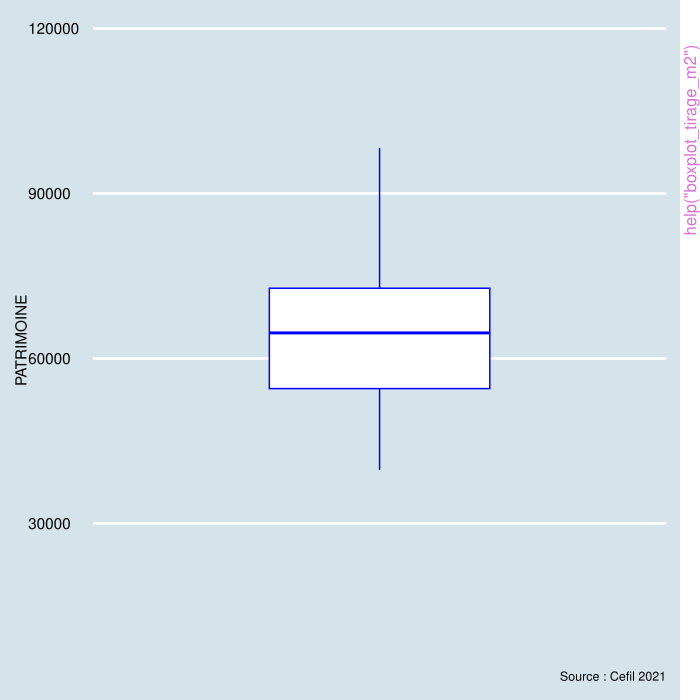

Here is the R script that generated this plot:
pkgname <- "asta"
source(file.path(R.home("share"), "R", "examples-header.R"))
options(warn = 1)
base::assign(".ExTimings", "asta-Ex.timings", pos = 'CheckExEnv')
base::cat("name\tuser\tsystem\telapsed\n", file=base::get(".ExTimings", pos = 'CheckExEnv'))
base::assign(".format_ptime",
function(x) {
  if(!is.na(x[4L])) x[1L] <- x[1L] + x[4L]
  if(!is.na(x[5L])) x[2L] <- x[2L] + x[5L]
  options(OutDec = '.')
  format(x[1L:3L], digits = 7L)
},
pos = 'CheckExEnv')

### * </HEADER>
library('asta')

base::assign(".oldSearch", base::search(), pos = 'CheckExEnv')
base::assign(".old_wd", base::getwd(), pos = 'CheckExEnv')
cleanEx()
nameEx("boxplot_tirage_m2")
### * boxplot_tirage_m2

flush(stderr()); flush(stdout())

base::assign(".ptime", proc.time(), pos = "CheckExEnv")
### Name: boxplot_tirage_m2
### Title: boxplot_tirage_m2
### Aliases: boxplot_tirage_m2

### ** Examples

boxplot_tirage_m2(grandile, "PATRIMOINE")



base::assign(".dptime", (proc.time() - get(".ptime", pos = "CheckExEnv")), pos = "CheckExEnv")
base::cat("boxplot_tirage_m2", base::get(".format_ptime", pos = 'CheckExEnv')(get(".dptime", pos = "CheckExEnv")), "\n", file=base::get(".ExTimings", pos = 'CheckExEnv'), append=TRUE, sep="\t")
cleanEx()
nameEx("cvs_decompo_graph")
### * cvs_decompo_graph

flush(stderr()); flush(stdout())

base::assign(".ptime", proc.time(), pos = "CheckExEnv")
### Name: cvs_decompo_graph
### Title: cvs_decompo_graph
### Aliases: cvs_decompo_graph

### ** Examples

cvs_decompo_graph(airpass,type="multiplicative")



base::assign(".dptime", (proc.time() - get(".ptime", pos = "CheckExEnv")), pos = "CheckExEnv")
base::cat("cvs_decompo_graph", base::get(".format_ptime", pos = 'CheckExEnv')(get(".dptime", pos = "CheckExEnv")), "\n", file=base::get(".ExTimings", pos = 'CheckExEnv'), append=TRUE, sep="\t")
cleanEx()
nameEx("cvs_mm_desais")
### * cvs_mm_desais

flush(stderr()); flush(stdout())

base::assign(".ptime", proc.time(), pos = "CheckExEnv")
### Name: cvs_mm_desais
### Title: cvs_mm_desais
### Aliases: cvs_mm_desais

### ** Examples

cvs_mm_desais(hotel)



base::assign(".dptime", (proc.time() - get(".ptime", pos = "CheckExEnv")), pos = "CheckExEnv")
base::cat("cvs_mm_desais", base::get(".format_ptime", pos = 'CheckExEnv')(get(".dptime", pos = "CheckExEnv")), "\n", file=base::get(".ExTimings", pos = 'CheckExEnv'), append=TRUE, sep="\t")
cleanEx()
nameEx("cvs_reg_desais")
### * cvs_reg_desais

flush(stderr()); flush(stdout())

base::assign(".ptime", proc.time(), pos = "CheckExEnv")
### Name: cvs_reg_desais
### Title: cvs_reg_desais
### Aliases: cvs_reg_desais

### ** Examples

x <- airpass
y <- log(airpass)  
ycvs <- cvs_reg_desais(y)
exp(ycvs)



base::assign(".dptime", (proc.time() - get(".ptime", pos = "CheckExEnv")), pos = "CheckExEnv")
base::cat("cvs_reg_desais", base::get(".format_ptime", pos = 'CheckExEnv')(get(".dptime", pos = "CheckExEnv")), "\n", file=base::get(".ExTimings", pos = 'CheckExEnv'), append=TRUE, sep="\t")
cleanEx()
nameEx("cvs_reg_model")
### * cvs_reg_model

flush(stderr()); flush(stdout())

base::assign(".ptime", proc.time(), pos = "CheckExEnv")
### Name: cvs_reg_model
### Title: cvs_reg_model
### Aliases: cvs_reg_model

### ** Examples

reg_airpass <- cvs_reg_model(log(airpass))
summary(reg_airpass)



base::assign(".dptime", (proc.time() - get(".ptime", pos = "CheckExEnv")), pos = "CheckExEnv")
base::cat("cvs_reg_model", base::get(".format_ptime", pos = 'CheckExEnv')(get(".dptime", pos = "CheckExEnv")), "\n", file=base::get(".ExTimings", pos = 'CheckExEnv'), append=TRUE, sep="\t")
cleanEx()
nameEx("data_apur_m2")
### * data_apur_m2

flush(stderr()); flush(stdout())

base::assign(".ptime", proc.time(), pos = "CheckExEnv")
### Name: data_apur_m2
### Title: data_apur_m2
### Aliases: data_apur_m2

### ** Examples

data_apur_m2(grandile_apur, var_apur = "SUPERF_LOG")



base::assign(".dptime", (proc.time() - get(".ptime", pos = "CheckExEnv")), pos = "CheckExEnv")
base::cat("data_apur_m2", base::get(".format_ptime", pos = 'CheckExEnv')(get(".dptime", pos = "CheckExEnv")), "\n", file=base::get(".ExTimings", pos = 'CheckExEnv'), append=TRUE, sep="\t")
cleanEx()
nameEx("dygraph_reg_cvs")
### * dygraph_reg_cvs

flush(stderr()); flush(stdout())

base::assign(".ptime", proc.time(), pos = "CheckExEnv")
### Name: dygraph_reg_cvs
### Title: dygraph_reg_cvs
### Aliases: dygraph_reg_cvs

### ** Examples

x <- airpass
y <- log(airpass)  
ycvs <- cvs_reg_desais(y)
xcvs <- exp(ycvs)
dygraph_reg_cvs(x,xcvs)



base::assign(".dptime", (proc.time() - get(".ptime", pos = "CheckExEnv")), pos = "CheckExEnv")
base::cat("dygraph_reg_cvs", base::get(".format_ptime", pos = 'CheckExEnv')(get(".dptime", pos = "CheckExEnv")), "\n", file=base::get(".ExTimings", pos = 'CheckExEnv'), append=TRUE, sep="\t")
cleanEx()
nameEx("dygraph_ts")
### * dygraph_ts

flush(stderr()); flush(stdout())

base::assign(".ptime", proc.time(), pos = "CheckExEnv")
### Name: dygraph_ts
### Title: dygraph_ts
### Aliases: dygraph_ts

### ** Examples

dygraph_ts(airpass)



base::assign(".dptime", (proc.time() - get(".ptime", pos = "CheckExEnv")), pos = "CheckExEnv")
base::cat("dygraph_ts", base::get(".format_ptime", pos = 'CheckExEnv')(get(".dptime", pos = "CheckExEnv")), "\n", file=base::get(".ExTimings", pos = 'CheckExEnv'), append=TRUE, sep="\t")
cleanEx()
nameEx("format_box")
### * format_box

flush(stderr()); flush(stdout())

base::assign(".ptime", proc.time(), pos = "CheckExEnv")
### Name: format_box
### Title: format_box
### Aliases: format_box

### ** Examples

moy <- mean(grandile$AGE)
format_box(moy)




base::assign(".dptime", (proc.time() - get(".ptime", pos = "CheckExEnv")), pos = "CheckExEnv")
base::cat("format_box", base::get(".format_ptime", pos = 'CheckExEnv')(get(".dptime", pos = "CheckExEnv")), "\n", file=base::get(".ExTimings", pos = 'CheckExEnv'), append=TRUE, sep="\t")
cleanEx()
nameEx("graph_month")
### * graph_month

flush(stderr()); flush(stdout())

base::assign(".ptime", proc.time(), pos = "CheckExEnv")
### Name: graph_month
### Title: graph_month
### Aliases: graph_month

### ** Examples

graph_month(airpass)



base::assign(".dptime", (proc.time() - get(".ptime", pos = "CheckExEnv")), pos = "CheckExEnv")
base::cat("graph_month", base::get(".format_ptime", pos = 'CheckExEnv')(get(".dptime", pos = "CheckExEnv")), "\n", file=base::get(".ExTimings", pos = 'CheckExEnv'), append=TRUE, sep="\t")
cleanEx()
nameEx("graphggplotly_diagbarre")
### * graphggplotly_diagbarre

flush(stderr()); flush(stdout())

base::assign(".ptime", proc.time(), pos = "CheckExEnv")
### Name: graphggplotly_diagbarre
### Title: graphggplotly_diagbarre
### Aliases: graphggplotly_diagbarre

### ** Examples

graphggplotly_diagbarre(grandile,var = "PCS")



base::assign(".dptime", (proc.time() - get(".ptime", pos = "CheckExEnv")), pos = "CheckExEnv")
base::cat("graphggplotly_diagbarre", base::get(".format_ptime", pos = 'CheckExEnv')(get(".dptime", pos = "CheckExEnv")), "\n", file=base::get(".ExTimings", pos = 'CheckExEnv'), append=TRUE, sep="\t")
cleanEx()
nameEx("graphggplotly_histo")
### * graphggplotly_histo

flush(stderr()); flush(stdout())

base::assign(".ptime", proc.time(), pos = "CheckExEnv")
### Name: graphggplotly_histo
### Title: graphggplotly_histo
### Aliases: graphggplotly_histo

### ** Examples

graphggplotly_histo(grandile,"REV_DISPONIBLE",10)



base::assign(".dptime", (proc.time() - get(".ptime", pos = "CheckExEnv")), pos = "CheckExEnv")
base::cat("graphggplotly_histo", base::get(".format_ptime", pos = 'CheckExEnv')(get(".dptime", pos = "CheckExEnv")), "\n", file=base::get(".ExTimings", pos = 'CheckExEnv'), append=TRUE, sep="\t")
cleanEx()
nameEx("graphggplotly_nuage")
### * graphggplotly_nuage

flush(stderr()); flush(stdout())

base::assign(".ptime", proc.time(), pos = "CheckExEnv")
### Name: graphggplotly_nuage
### Title: graphggplotly_nuage
### Aliases: graphggplotly_nuage

### ** Examples

graphggplotly_nuage(grandile,"REV_DISPONIBLE","PATRIMOINE")



base::assign(".dptime", (proc.time() - get(".ptime", pos = "CheckExEnv")), pos = "CheckExEnv")
base::cat("graphggplotly_nuage", base::get(".format_ptime", pos = 'CheckExEnv')(get(".dptime", pos = "CheckExEnv")), "\n", file=base::get(".ExTimings", pos = 'CheckExEnv'), append=TRUE, sep="\t")
cleanEx()
nameEx("graphggplotly_qualiquanti")
### * graphggplotly_qualiquanti

flush(stderr()); flush(stdout())

base::assign(".ptime", proc.time(), pos = "CheckExEnv")
### Name: graphggplotly_qualiquanti
### Title: graphggplotly_qualiquanti
### Aliases: graphggplotly_qualiquanti

### ** Examples

graphggplotly_qualiquanti(grandile,"PCS","REV_DISPONIBLE")



base::assign(".dptime", (proc.time() - get(".ptime", pos = "CheckExEnv")), pos = "CheckExEnv")
base::cat("graphggplotly_qualiquanti", base::get(".format_ptime", pos = 'CheckExEnv')(get(".dptime", pos = "CheckExEnv")), "\n", file=base::get(".ExTimings", pos = 'CheckExEnv'), append=TRUE, sep="\t")
cleanEx()
nameEx("histoplotly_simul")
### * histoplotly_simul

flush(stderr()); flush(stdout())

base::assign(".ptime", proc.time(), pos = "CheckExEnv")
### Name: histoplotly_simul
### Title: histoplotly_simul
### Aliases: histoplotly_simul

### ** Examples

a <- simul_moyenne(grandile,"AGE",1000,1000)
histoplotly_simul(a,"AGE")



base::assign(".dptime", (proc.time() - get(".ptime", pos = "CheckExEnv")), pos = "CheckExEnv")
base::cat("histoplotly_simul", base::get(".format_ptime", pos = 'CheckExEnv')(get(".dptime", pos = "CheckExEnv")), "\n", file=base::get(".ExTimings", pos = 'CheckExEnv'), append=TRUE, sep="\t")
cleanEx()
nameEx("model_lineaireM_resid")
### * model_lineaireM_resid

flush(stderr()); flush(stdout())

base::assign(".ptime", proc.time(), pos = "CheckExEnv")
### Name: model_lineaireM_resid
### Title: model_lineaireM_resid
### Aliases: model_lineaireM_resid

### ** Examples

model_lineaireM_resid(iris, "Petal.Length", c("Sepal.Length", "Petal.Width", "Sepal.Width"))



base::assign(".dptime", (proc.time() - get(".ptime", pos = "CheckExEnv")), pos = "CheckExEnv")
base::cat("model_lineaireM_resid", base::get(".format_ptime", pos = 'CheckExEnv')(get(".dptime", pos = "CheckExEnv")), "\n", file=base::get(".ExTimings", pos = 'CheckExEnv'), append=TRUE, sep="\t")
cleanEx()
nameEx("model_lineaireM_tab")
### * model_lineaireM_tab

flush(stderr()); flush(stdout())

base::assign(".ptime", proc.time(), pos = "CheckExEnv")
### Name: model_lineaireM_tab
### Title: model_lineaireM_tab
### Aliases: model_lineaireM_tab

### ** Examples

model_lineaireM_tab(iris, "Petal.Length", c("Sepal.Length", "Petal.Width", "Sepal.Width"))



base::assign(".dptime", (proc.time() - get(".ptime", pos = "CheckExEnv")), pos = "CheckExEnv")
base::cat("model_lineaireM_tab", base::get(".format_ptime", pos = 'CheckExEnv')(get(".dptime", pos = "CheckExEnv")), "\n", file=base::get(".ExTimings", pos = 'CheckExEnv'), append=TRUE, sep="\t")
cleanEx()
nameEx("model_lineaireS_plot")
### * model_lineaireS_plot

flush(stderr()); flush(stdout())

base::assign(".ptime", proc.time(), pos = "CheckExEnv")
### Name: model_lineaireS_plot
### Title: model_lineaireS_plot
### Aliases: model_lineaireS_plot

### ** Examples

model_lineaireS_plot(grandile, "REV_DISPONIBLE", "PATRIMOINE", TRUE)




base::assign(".dptime", (proc.time() - get(".ptime", pos = "CheckExEnv")), pos = "CheckExEnv")
base::cat("model_lineaireS_plot", base::get(".format_ptime", pos = 'CheckExEnv')(get(".dptime", pos = "CheckExEnv")), "\n", file=base::get(".ExTimings", pos = 'CheckExEnv'), append=TRUE, sep="\t")
cleanEx()
nameEx("model_lineaireS_tab")
### * model_lineaireS_tab

flush(stderr()); flush(stdout())

base::assign(".ptime", proc.time(), pos = "CheckExEnv")
### Name: model_lineaireS_tab
### Title: model_lineaireS_tab
### Aliases: model_lineaireS_tab

### ** Examples

model_lineaireS_tab(grandile, "REV_DISPONIBLE", "PATRIMOINE", TRUE)



base::assign(".dptime", (proc.time() - get(".ptime", pos = "CheckExEnv")), pos = "CheckExEnv")
base::cat("model_lineaireS_tab", base::get(".format_ptime", pos = 'CheckExEnv')(get(".dptime", pos = "CheckExEnv")), "\n", file=base::get(".ExTimings", pos = 'CheckExEnv'), append=TRUE, sep="\t")
cleanEx()
nameEx("model_logistiqueSS_tab")
### * model_logistiqueSS_tab

flush(stderr()); flush(stdout())

base::assign(".ptime", proc.time(), pos = "CheckExEnv")
### Name: model_logistiqueSS_tab
### Title: model_logistiqueSS_tab
### Aliases: model_logistiqueSS_tab

### ** Examples

model_logistiqueSS_tab(input_data = titanic, 
var_expliquee = "Survived", 
var_explicatives = c("Sex","Age"), constante = TRUE)



base::assign(".dptime", (proc.time() - get(".ptime", pos = "CheckExEnv")), pos = "CheckExEnv")
base::cat("model_logistiqueSS_tab", base::get(".format_ptime", pos = 'CheckExEnv')(get(".dptime", pos = "CheckExEnv")), "\n", file=base::get(".ExTimings", pos = 'CheckExEnv'), append=TRUE, sep="\t")
cleanEx()
nameEx("model_logistique_tab")
### * model_logistique_tab

flush(stderr()); flush(stdout())

base::assign(".ptime", proc.time(), pos = "CheckExEnv")
### Name: model_logistique_tab
### Title: model_logistique_tab
### Aliases: model_logistique_tab

### ** Examples

model_logistiqueSS_tab(input_data = titanic, 
var_expliquee = "Survived", 
var_explicatives = c("Sex","Age"))



base::assign(".dptime", (proc.time() - get(".ptime", pos = "CheckExEnv")), pos = "CheckExEnv")
base::cat("model_logistique_tab", base::get(".format_ptime", pos = 'CheckExEnv')(get(".dptime", pos = "CheckExEnv")), "\n", file=base::get(".ExTimings", pos = 'CheckExEnv'), append=TRUE, sep="\t")
cleanEx()
nameEx("plot_apur_m2")
### * plot_apur_m2

flush(stderr()); flush(stdout())

base::assign(".ptime", proc.time(), pos = "CheckExEnv")
### Name: plot_apur_m2
### Title: plot_apur_m2
### Aliases: plot_apur_m2

### ** Examples

plot_apur_m2(grandile_apur,var_apur =  "SUPERF_LOG")



base::assign(".dptime", (proc.time() - get(".ptime", pos = "CheckExEnv")), pos = "CheckExEnv")
base::cat("plot_apur_m2", base::get(".format_ptime", pos = 'CheckExEnv')(get(".dptime", pos = "CheckExEnv")), "\n", file=base::get(".ExTimings", pos = 'CheckExEnv'), append=TRUE, sep="\t")
cleanEx()
nameEx("pond_m2")
### * pond_m2

flush(stderr()); flush(stdout())

base::assign(".ptime", proc.time(), pos = "CheckExEnv")
### Name: pond_m2
### Title: table_ponderee
### Aliases: pond_m2

### ** Examples

pond_m2(grandile_redress, "ACT")




base::assign(".dptime", (proc.time() - get(".ptime", pos = "CheckExEnv")), pos = "CheckExEnv")
base::cat("pond_m2", base::get(".format_ptime", pos = 'CheckExEnv')(get(".dptime", pos = "CheckExEnv")), "\n", file=base::get(".ExTimings", pos = 'CheckExEnv'), append=TRUE, sep="\t")
cleanEx()
nameEx("rambarplot_quali")
### * rambarplot_quali

flush(stderr()); flush(stdout())

base::assign(".ptime", proc.time(), pos = "CheckExEnv")
### Name: rambarplot_quali
### Title: rambarplot_quali
### Aliases: rambarplot_quali

### ** Examples

rambarplot_quali(grandile,"LIB_PCS")



base::assign(".dptime", (proc.time() - get(".ptime", pos = "CheckExEnv")), pos = "CheckExEnv")
base::cat("rambarplot_quali", base::get(".format_ptime", pos = 'CheckExEnv')(get(".dptime", pos = "CheckExEnv")), "\n", file=base::get(".ExTimings", pos = 'CheckExEnv'), append=TRUE, sep="\t")
cleanEx()
nameEx("simul_moyenne")
### * simul_moyenne

flush(stderr()); flush(stdout())

base::assign(".ptime", proc.time(), pos = "CheckExEnv")
### Name: simul_moyenne
### Title: simul_moyenne
### Aliases: simul_moyenne

### ** Examples

 simul_moyenne(grandile,"AGE",1000,1000) 



base::assign(".dptime", (proc.time() - get(".ptime", pos = "CheckExEnv")), pos = "CheckExEnv")
base::cat("simul_moyenne", base::get(".format_ptime", pos = 'CheckExEnv')(get(".dptime", pos = "CheckExEnv")), "\n", file=base::get(".ExTimings", pos = 'CheckExEnv'), append=TRUE, sep="\t")
cleanEx()
nameEx("tab_moyenne")
### * tab_moyenne

flush(stderr()); flush(stdout())

base::assign(".ptime", proc.time(), pos = "CheckExEnv")
### Name: tab_moyenne
### Title: tab_moyenne
### Aliases: tab_moyenne

### ** Examples

tab_moyenne(grandile,"PCS","AGE")



base::assign(".dptime", (proc.time() - get(".ptime", pos = "CheckExEnv")), pos = "CheckExEnv")
base::cat("tab_moyenne", base::get(".format_ptime", pos = 'CheckExEnv')(get(".dptime", pos = "CheckExEnv")), "\n", file=base::get(".ExTimings", pos = 'CheckExEnv'), append=TRUE, sep="\t")
cleanEx()
nameEx("tableau_croise")
### * tableau_croise

flush(stderr()); flush(stdout())

base::assign(".ptime", proc.time(), pos = "CheckExEnv")
### Name: tableau_croise
### Title: tableau_croise
### Aliases: tableau_croise

### ** Examples

tableau_croise(grandile,"DIPL","PCS",ligne=TRUE)



base::assign(".dptime", (proc.time() - get(".ptime", pos = "CheckExEnv")), pos = "CheckExEnv")
base::cat("tableau_croise", base::get(".format_ptime", pos = 'CheckExEnv')(get(".dptime", pos = "CheckExEnv")), "\n", file=base::get(".ExTimings", pos = 'CheckExEnv'), append=TRUE, sep="\t")
cleanEx()
nameEx("tirage_degres_m2")
### * tirage_degres_m2

flush(stderr()); flush(stdout())

base::assign(".ptime", proc.time(), pos = "CheckExEnv")
### Name: tirage_degres_m2
### Title: tirage_degres_m2
### Aliases: tirage_degres_m2

### ** Examples

tirage_degres_m2(grandile, 2,500, "DIPL")



base::assign(".dptime", (proc.time() - get(".ptime", pos = "CheckExEnv")), pos = "CheckExEnv")
base::cat("tirage_degres_m2", base::get(".format_ptime", pos = 'CheckExEnv')(get(".dptime", pos = "CheckExEnv")), "\n", file=base::get(".ExTimings", pos = 'CheckExEnv'), append=TRUE, sep="\t")
cleanEx()
nameEx("tirage_grappe_m2")
### * tirage_grappe_m2

flush(stderr()); flush(stdout())

base::assign(".ptime", proc.time(), pos = "CheckExEnv")
### Name: tirage_grappe_m2
### Title: Tirage_grappe_m2
### Aliases: tirage_grappe_m2

### ** Examples

tirage_grappe_m2(grandile, 4, "DIPL")



base::assign(".dptime", (proc.time() - get(".ptime", pos = "CheckExEnv")), pos = "CheckExEnv")
base::cat("tirage_grappe_m2", base::get(".format_ptime", pos = 'CheckExEnv')(get(".dptime", pos = "CheckExEnv")), "\n", file=base::get(".ExTimings", pos = 'CheckExEnv'), append=TRUE, sep="\t")
cleanEx()
nameEx("tirage_sas_m2")
### * tirage_sas_m2

flush(stderr()); flush(stdout())

base::assign(".ptime", proc.time(), pos = "CheckExEnv")
### Name: tirage_sas_m2
### Title: tirage_sas_m2
### Aliases: tirage_sas_m2

### ** Examples

tirage_sas_m2(grandile, 12)



base::assign(".dptime", (proc.time() - get(".ptime", pos = "CheckExEnv")), pos = "CheckExEnv")
base::cat("tirage_sas_m2", base::get(".format_ptime", pos = 'CheckExEnv')(get(".dptime", pos = "CheckExEnv")), "\n", file=base::get(".ExTimings", pos = 'CheckExEnv'), append=TRUE, sep="\t")
cleanEx()
nameEx("tirage_strat_m2")
### * tirage_strat_m2

flush(stderr()); flush(stdout())

base::assign(".ptime", proc.time(), pos = "CheckExEnv")
### Name: tirage_strat_m2
### Title: tirage_strat_m2
### Aliases: tirage_strat_m2

### ** Examples

tirage_strat_m2(grandile, 400, "DIPL")



base::assign(".dptime", (proc.time() - get(".ptime", pos = "CheckExEnv")), pos = "CheckExEnv")
base::cat("tirage_strat_m2", base::get(".format_ptime", pos = 'CheckExEnv')(get(".dptime", pos = "CheckExEnv")), "\n", file=base::get(".ExTimings", pos = 'CheckExEnv'), append=TRUE, sep="\t")
cleanEx()
nameEx("tri_plat")
### * tri_plat

flush(stderr()); flush(stdout())

base::assign(".ptime", proc.time(), pos = "CheckExEnv")
### Name: tri_plat
### Title: tri_plat
### Aliases: tri_plat

### ** Examples

tri_plat(grandile,"LIB_PCS")




base::assign(".dptime", (proc.time() - get(".ptime", pos = "CheckExEnv")), pos = "CheckExEnv")
base::cat("tri_plat", base::get(".format_ptime", pos = 'CheckExEnv')(get(".dptime", pos = "CheckExEnv")), "\n", file=base::get(".ExTimings", pos = 'CheckExEnv'), append=TRUE, sep="\t")
### * <FOOTER>
###
cleanEx()
options(digits = 7L)
base::cat("Time elapsed: ", proc.time() - base::get("ptime", pos = 'CheckExEnv'),"\n")
grDevices::dev.off()
###
### Local variables: ***
### mode: outline-minor ***
### outline-regexp: "\\(> \\)?### [*]+" ***
### End: ***
quit('no')
